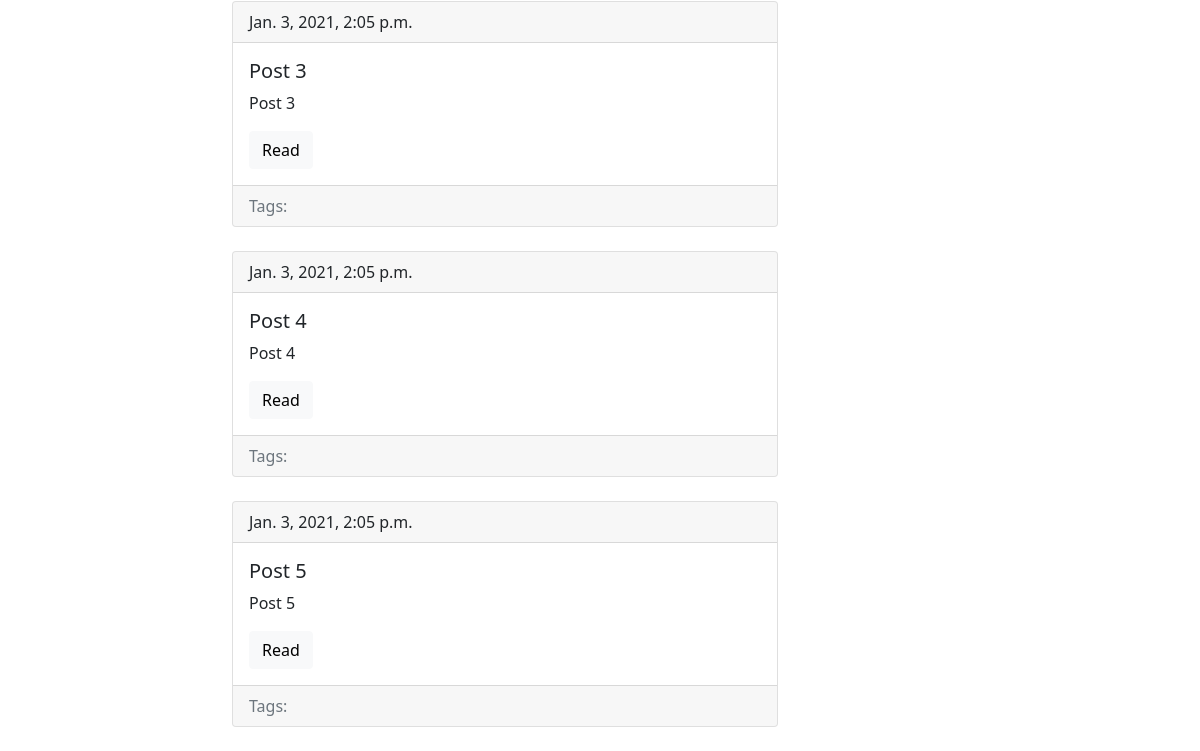
The page /blog/ (lower part) on the database as committed earlier.
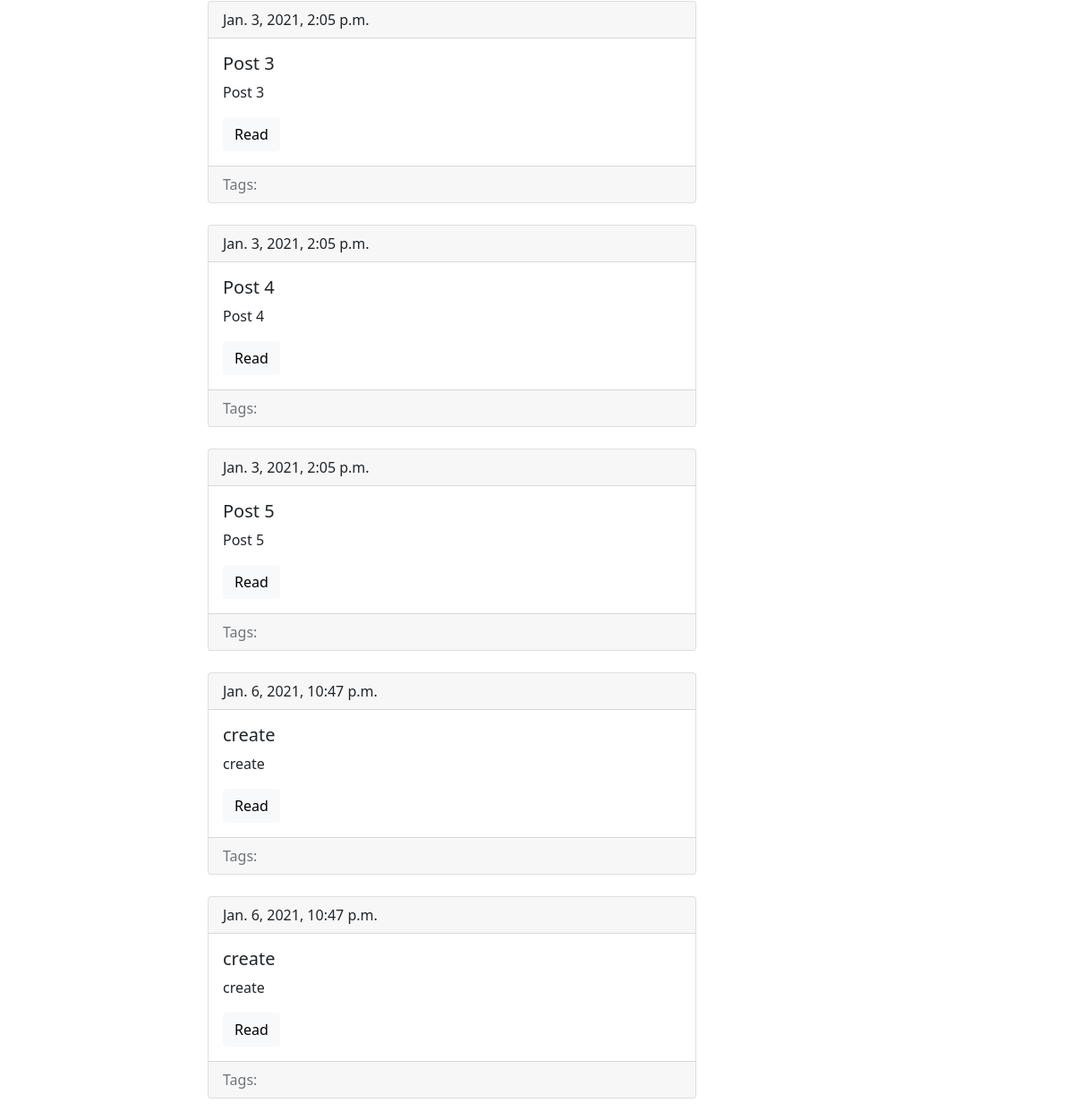
The same page on the database as committed later.
### blog/models.py (models this page shows, shortened)
class Post(models.Model):
    title = models.CharField(max_length= 150, db_index = True)
    slug = models.SlugField(max_length=150, blank=True, unique=True)
    body = models.TextField(blank=True, db_index=True)
    tags = models.ManyToManyField('Tag', blank=True, related_name = 'posts')
    date_pub = models.DateTimeField(auto_now_add=True)
    def get_absolute_url(self):
        return reverse('post_detail_url', kwargs={'slug': self.slug})

### blog/views.py (the view)
# urls.py: path('', posts_list, name = 'posts_list_url'),
def posts_list(request):
    posts = Post.objects.all()
    return render(request, 'blog/index.html', context={'posts': posts})

### blog/models.py (called while the page is built)
    def get_absolute_url(self):
        return reverse('tag_detail_url', kwargs={'slug': self.slug})

### blog/templates/blog/index.html (shortened to what this page needs)
{% extends 'blog/base_blog.html' %}
  {% block content %}
    {% for post in posts %}
        {% include 'blog/includes/post_card_template.html' %}
    {% endfor %}
  {% endblock %}

### blog/templates/blog/base_blog.html
{% extends 'base.html' %}

### templates/base.html (shortened to what this page needs)
<!DOCTYPE html>
<html>
<head>
    <link href="https://cdn.jsdelivr.net/npm/bootstrap@5.0.0-beta1/dist/css/bootstrap.min.css" rel="stylesheet"
>
</head>
<body>
    <div class = "container mt-5">
      <div class="row">
        <div class="col-6 offset-md-2">
      {% block content %}{% endblock %}
        </div>
      </div>
    </div>
</body>
</html>

### blog/templates/blog/includes/post_card_template.html (shortened to what this page needs)
    <div class="card mb-4">
        <div class="card-header">
            {{post.date_pub}}
        </div>
        <div class="card-body">
            <h5 class="card-title">{{post.title}}</h5>
            <p class="card-text">{{ post.title }}</p>
            <a href="{{ post.get_absolute_url }}" class="btn btn-light">Read</a>
        </div>
        <div class="card-footer text-muted">
            Tags:
        </div>
    </div>

Rows that differ between the two databases and show on the page:
added Post: date_pub "Jan. 6, 2021, 10:47 p.m.", title "create"
added Post: date_pub "Jan. 6, 2021, 10:47 p.m.", title "create"
